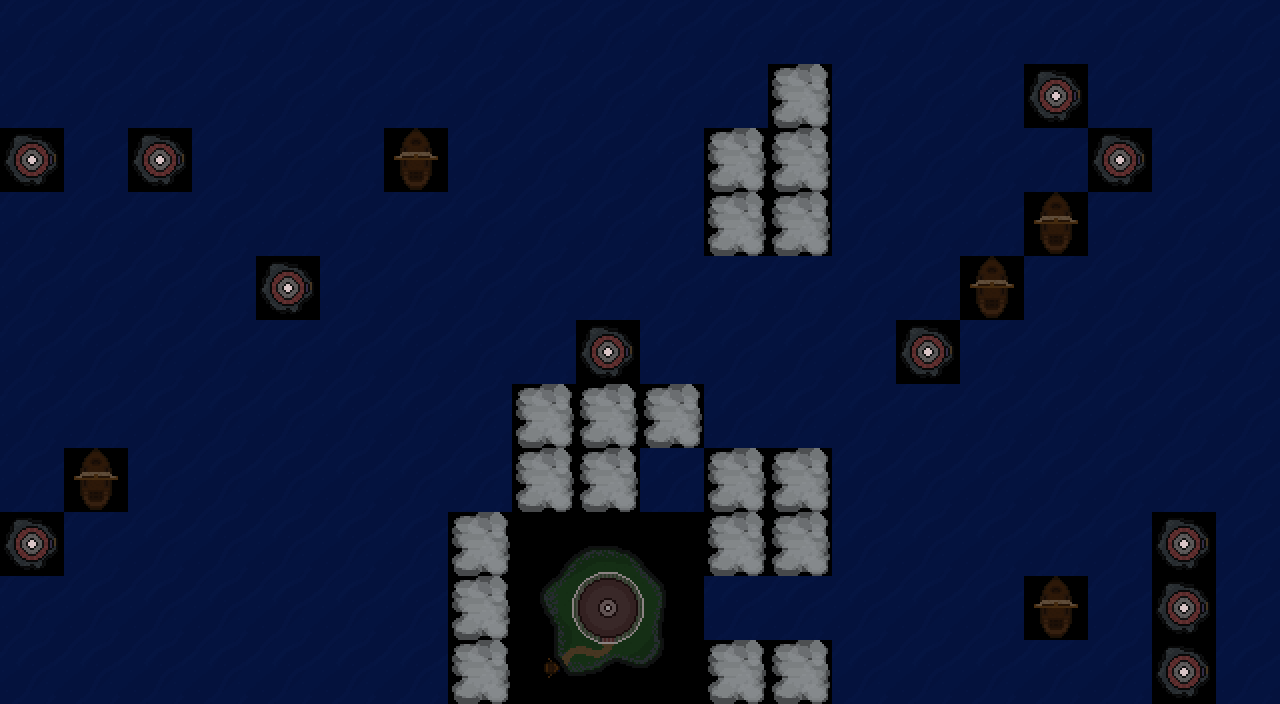

This game map was drawn from its Tiled (.tmx) file and the tilesets committed beside it. A one-line description and the full map source follow:
An orthogonal 20x11 tile map with 64x64 px tiles, 1 tile layer (Tile Layer 1), 5 tilesets.

<map version="1.0" tiledversion="1.1.1" orientation="orthogonal" renderorder="right-down" width="20" height="11" tilewidth="64" tileheight="64" infinite="0" nextobjectid="1">
 <tileset firstgid="1" source="../tileset/water1.tsx" />
 <tileset firstgid="2" source="../tileset/ship1.tsx" />
 <tileset firstgid="3" source="../tileset/LHMain.tsx" />
 <tileset firstgid="12" source="../tileset/LH1.tsx" />
 <tileset firstgid="13" source="../tileset/fog1.tsx" />
 <layer name="Tile Layer 1" width="20" height="11">
  <data encoding="csv">
1,1,1,1,1,1,1,1,1,1,1,1,1,1,1,1,1,1,1,1,
1,1,1,1,1,1,1,1,1,1,1,1,13,1,1,1,12,1,1,1,
12,1,12,1,1,1,2,1,1,1,1,13,13,1,1,1,1,12,1,1,
1,1,1,1,1,1,1,1,1,1,1,13,13,1,1,1,2,1,1,1,
1,1,1,1,12,1,1,1,1,1,1,1,1,1,1,2,1,1,1,1,
1,1,1,1,1,1,1,1,1,12,1,1,1,1,12,1,1,1,1,1,
1,1,1,1,1,1,1,1,13,13,13,1,1,1,1,1,1,1,1,1,
1,2,1,1,1,1,1,1,13,13,1,13,13,1,1,1,1,1,1,1,
12,1,1,1,1,1,1,13,3,4,5,13,13,1,1,1,1,1,12,1,
1,1,1,1,1,1,1,13,6,7,8,1,1,1,1,1,2,1,12,1,
1,1,1,1,1,1,1,13,9,10,11,13,13,1,1,1,1,1,12,1
</data>
 </layer>
</map>
